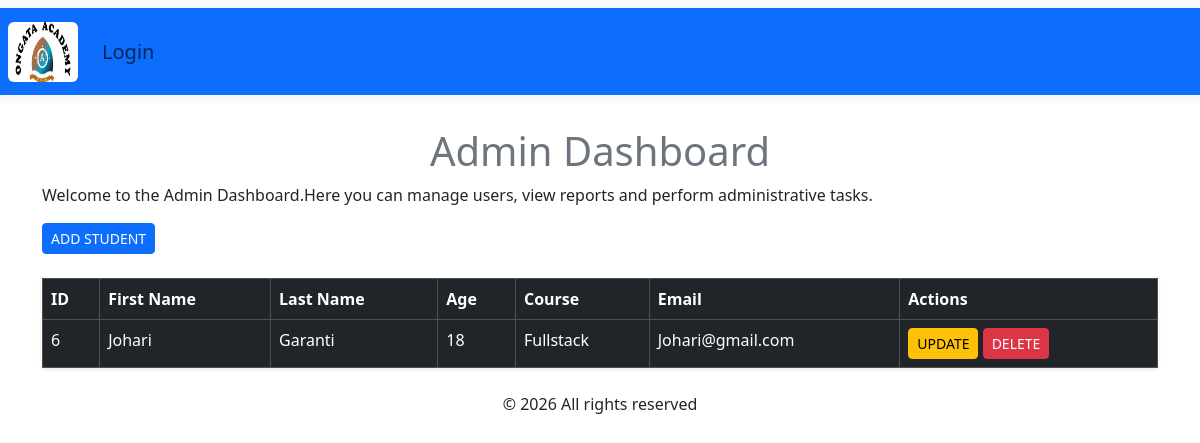
/students/, run on an earlier commit of the app's database.
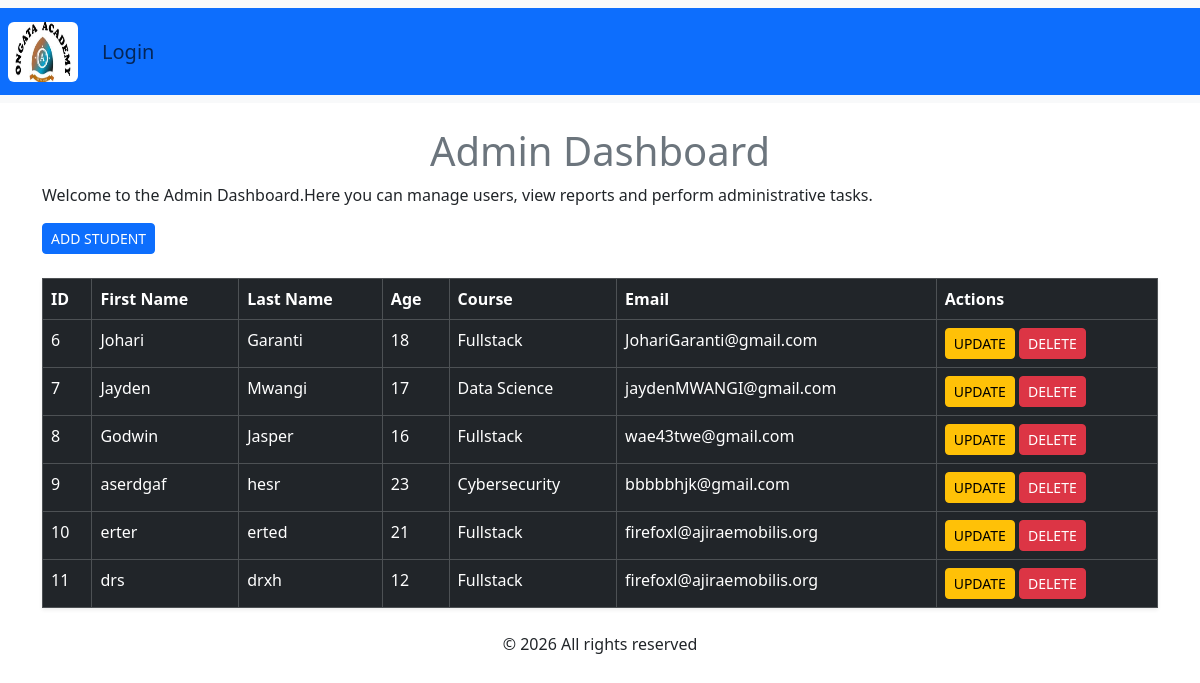
And on a later commit of the database.
### myapp/models.py (models this page shows, shortened)
class Student(models.Model):
    firstname= models.CharField(max_length=21)
    lastname= models.CharField(max_length=21)
    age= models.IntegerField()
    course=models.CharField()
    email = models.EmailField(null=True, blank=True)

### myapp/views.py (the view)
# urls.py: path('students/', views.read_students, name='students'),
def read_students(request):
    students=Student.objects.all()
    return render(request, 'Admin/admindashboard.html',{'students':students})

### myapp/templates/Admin/admindashboard.html (shortened to what this page needs)
{% extends "base.html" %}
{% block content %}
 <div class="container mt-4">
    <h1 class="text-secondary text-center">Admin Dashboard</h1>
    <p>Welcome to the Admin Dashboard.Here you can manage users, view reports and perform administrative tasks.</p>
    <a href="{% url 'add'%}" class="btn btn-primary btn-sm">ADD STUDENT</a>
    <table class="table table-primary table-bordered mt-4 shadow-sm table-dark table-hover">
        <thead>
            <tr>
                <th scope="col">ID</th>
                <th scope="col">First Name</th>
                <th scope="col">Last Name</th>
                <th scope="col">Age</th>
                <th scope="col">Course</th>
                <th scope="col">Email</th>
                <th scope="col">Actions</th>
            </tr>
        </thead>
        <tbody>
            {% for x in students %}
            <tr>
                <td>{{ x.id }}</td>
                <td>{{ x.firstname }}</td>
                <td>{{ x.lastname }}</td>
                <td>{{ x.age }}</td>
                <td>{{ x.course }}</td>
                <td>{{x.email }}</td>
                <td>
                    <a href="{% url 'update' x.id %}" class="btn btn-warning btn-sm">UPDATE</a>
                    <a href="{% url 'delete' x.id %}" class="btn btn-danger btn-sm " onclick='confirm("Are you sure you want to delete {{x.firstname}}?")'>DELETE</a>
                </td>
            </tr>
            {% empty %}
            <tr>
                <td colspan="6" class="text-center">No students found</td>
            </tr>
            {% endfor %}
        </tbody>
    </table>
</div>
{% endblock %}

### myapp/templates/base.html (shortened to what this page needs)
{% load static %}
<!DOCTYPE html>
<html lang="en">
<head>
    <link href="https://cdn.jsdelivr.net/npm/bootstrap@5.3.8/dist/css/bootstrap.min.css" rel="stylesheet">
</head>
<body>
<nav class="navbar navbar-expand-lg bg-body-tertiary">
  <div class="container-fluid bg-primary fs-5 p-2">
    <a class="navbar-brand" href="#">
      <img src="{% static 'img/logo.jpeg' %}" alt="Logo"
           width="70" height="60"
           class="d-inline-block align-text-top rounded">
    </a>
    <div class="collapse navbar-collapse" id="navbarSupportedContent">
      <ul class="navbar-nav me-auto">
        {% if user.is_authenticated %}
        <li class="nav-item">
          <span class="nav-link text-white">
            Welcome {{ user.username }}
          </span>
        </li>
        {% if user.is_staff %}
        <li class="nav-item">
          <a class="nav-link" href="{% url 'index' %}">Home</a>
        </li>
        <li class="nav-item">
          <a class="nav-link" href="{% url 'add' %}">Add Student</a>
        </li>
        <li class="nav-item">
          <a class="nav-link" href="{% url 'register' %}">Register User</a>
        </li>
        <li class="nav-item">
          <a class="nav-link" href="{% url 'students' %}">Admin</a>
        </li>
        {% endif %}
        <li class="nav-item">
          <a class="nav-link text-danger" href="{% url 'logout' %}">Logout</a>
        </li>
        {% else %}
        <li class="nav-item">
          <a class="nav-link" href="{% url 'login' %}">Login</a>
        </li>
        {% endif %}
      </ul>
    </div>
  </div>
</nav>
<main>
    {% block content %}
    {% endblock %}
</main>
<footer class="text-center mt-4">
    <p>&copy; 2026 All rights reserved</p>
</footer>
</body>
</html>

What changed in the data, as far as the page shows it:
changed Student "Johari": email "Johari@gmail.com" → "JohariGaranti@gmail.com"
added Student: id "7", firstname "Jayden", lastname "Mwangi", age "17", course "Data Science", email "jaydenMWANGI@gmail.com"
added Student: id "8", firstname "Godwin", lastname "Jasper", age "16", course "Fullstack", email "wae43twe@gmail.com"
added Student: id "9", firstname "aserdgaf", lastname "hesr", age "23", course "Cybersecurity", email "bbbbbhjk@gmail.com"
added Student: id "10", firstname "erter", lastname "erted", age "21", course "Fullstack", email "firefoxl@ajiraemobilis.org"
added Student: id "11", firstname "drs", lastname "drxh", age "12", course "Fullstack", email "firefoxl@ajiraemobilis.org"
